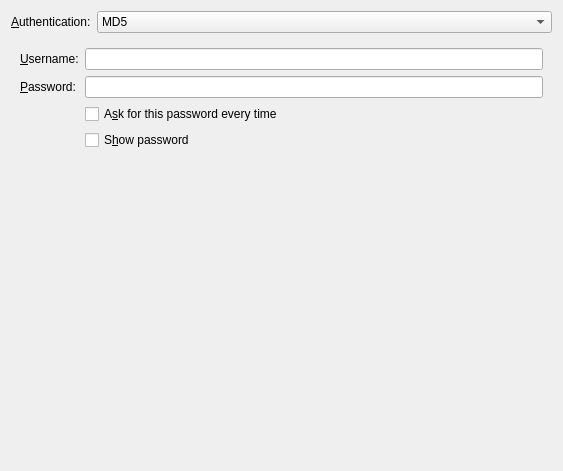
<?xml version="1.0" encoding="UTF-8"?>
<ui version="4.0">
 <author>Lukáš Tinkl &lt;ltinkl@redhat.com&gt;</author>
 <class>Security8021x</class>
 <widget class="QWidget" name="Security8021x">
  <property name="geometry">
   <rect>
    <x>0</x>
    <y>0</y>
    <width>563</width>
    <height>471</height>
   </rect>
  </property>
  <property name="windowTitle">
   <string>Form</string>
  </property>
  <layout class="QGridLayout" name="gridLayout">
   <item row="0" column="0">
    <widget class="QLabel" name="label">
     <property name="text">
      <string>&amp;Authentication:</string>
     </property>
     <property name="buddy">
      <cstring>auth</cstring>
     </property>
    </widget>
   </item>
   <item row="0" column="1">
    <widget class="QComboBox" name="auth">
     <property name="sizePolicy">
      <sizepolicy hsizetype="MinimumExpanding" vsizetype="Fixed">
       <horstretch>0</horstretch>
       <verstretch>0</verstretch>
      </sizepolicy>
     </property>
     <item>
      <property name="text">
       <string>MD5</string>
      </property>
     </item>
     <item>
      <property name="text">
       <string>TLS</string>
      </property>
     </item>
     <item>
      <property name="text">
       <string>LEAP</string>
      </property>
     </item>
     <item>
      <property name="text">
       <string>FAST</string>
      </property>
     </item>
     <item>
      <property name="text">
       <string>Tunneled TLS (TTLS)</string>
      </property>
     </item>
     <item>
      <property name="text">
       <string>Protected EAP (PEAP)</string>
      </property>
     </item>
    </widget>
   </item>
   <item row="1" column="0" colspan="2">
    <widget class="QStackedWidget" name="stackedWidget">
     <property name="currentIndex">
      <number>0</number>
     </property>
     <widget class="QWidget" name="md5Page">
      <layout class="QFormLayout" name="formLayout">
       <item row="0" column="0">
        <widget class="QLabel" name="label_2">
         <property name="text">
          <string>&amp;Username:</string>
         </property>
         <property name="buddy">
          <cstring>md5UserName</cstring>
         </property>
        </widget>
       </item>
       <item row="0" column="1">
        <widget class="QLineEdit" name="md5UserName"/>
       </item>
       <item row="1" column="0">
        <widget class="QLabel" name="label_3">
         <property name="text">
          <string>&amp;Password:</string>
         </property>
         <property name="buddy">
          <cstring>md5Password</cstring>
         </property>
        </widget>
       </item>
       <item row="1" column="1">
        <widget class="KLineEdit" name="md5Password">
         <property name="passwordMode">
          <bool>true</bool>
         </property>
        </widget>
       </item>
       <item row="2" column="1">
        <widget class="QCheckBox" name="cbAskMd5Password">
         <property name="text">
          <string>A&amp;sk for this password every time</string>
         </property>
        </widget>
       </item>
       <item row="3" column="1">
        <widget class="QCheckBox" name="cbShowMd5Password">
         <property name="text">
          <string>S&amp;how password</string>
         </property>
        </widget>
       </item>
      </layout>
     </widget>
     <widget class="QWidget" name="tlsPage">
      <layout class="QFormLayout" name="formLayout_2">
       <property name="fieldGrowthPolicy">
        <enum>QFormLayout::ExpandingFieldsGrow</enum>
       </property>
       <item row="0" column="0">
        <widget class="QLabel" name="label_4">
         <property name="text">
          <string>&amp;Identity:</string>
         </property>
         <property name="buddy">
          <cstring>tlsIdentity</cstring>
         </property>
        </widget>
       </item>
       <item row="0" column="1">
        <widget class="QLineEdit" name="tlsIdentity"/>
       </item>
       <item row="1" column="0">
        <widget class="QLabel" name="label_5">
         <property name="text">
          <string>&amp;User certificate:</string>
         </property>
         <property name="buddy">
          <cstring>tlsUserCert</cstring>
         </property>
        </widget>
       </item>
       <item row="2" column="0">
        <widget class="QLabel" name="label_6">
         <property name="text">
          <string>&amp;CA certificate:</string>
         </property>
         <property name="buddy">
          <cstring>tlsCACert</cstring>
         </property>
        </widget>
       </item>
       <item row="2" column="1">
        <widget class="KUrlRequester" name="tlsCACert">
         <property name="filter">
          <string notr="true">*.der *.pem *.crt *.cer</string>
         </property>
        </widget>
       </item>
       <item row="3" column="0">
        <widget class="QLabel" name="label_7">
         <property name="text">
          <string>&amp;Private key:</string>
         </property>
         <property name="buddy">
          <cstring>tlsPrivateKey</cstring>
         </property>
        </widget>
       </item>
       <item row="3" column="1">
        <widget class="KUrlRequester" name="tlsPrivateKey">
         <property name="filter">
          <string notr="true">*.der *.pem *.p12</string>
         </property>
        </widget>
       </item>
       <item row="4" column="0">
        <widget class="QLabel" name="label_8">
         <property name="text">
          <string>Private &amp;key password:</string>
         </property>
         <property name="buddy">
          <cstring>tlsPrivateKeyPassword</cstring>
         </property>
        </widget>
       </item>
       <item row="4" column="1">
        <widget class="KLineEdit" name="tlsPrivateKeyPassword">
         <property name="passwordMode">
          <bool>true</bool>
         </property>
        </widget>
       </item>
       <item row="5" column="1">
        <widget class="QCheckBox" name="cbShowTlsPassword">
         <property name="text">
          <string>&amp;Show password</string>
         </property>
        </widget>
       </item>
       <item row="1" column="1">
        <widget class="KUrlRequester" name="tlsUserCert">
         <property name="filter">
          <string notr="true">*.der *.pem *.crt *.cer</string>
         </property>
        </widget>
       </item>
      </layout>
     </widget>
     <widget class="QWidget" name="leapPage">
      <layout class="QFormLayout" name="formLayout_3">
       <item row="0" column="0">
        <widget class="QLabel" name="label_9">
         <property name="text">
          <string>&amp;Username:</string>
         </property>
         <property name="buddy">
          <cstring>leapUsername</cstring>
         </property>
        </widget>
       </item>
       <item row="0" column="1">
        <widget class="QLineEdit" name="leapUsername"/>
       </item>
       <item row="1" column="0">
        <widget class="QLabel" name="label_10">
         <property name="text">
          <string>&amp;Password:</string>
         </property>
         <property name="buddy">
          <cstring>leapPassword</cstring>
         </property>
        </widget>
       </item>
       <item row="1" column="1">
        <widget class="KLineEdit" name="leapPassword"/>
       </item>
       <item row="2" column="1">
        <widget class="QCheckBox" name="cbShowLeapPassword">
         <property name="text">
          <string>&amp;Show password</string>
         </property>
        </widget>
       </item>
      </layout>
     </widget>
     <widget class="QWidget" name="fastPage">
      <layout class="QFormLayout" name="formLayout_4">
       <item row="0" column="0">
        <widget class="QLabel" name="label_11">
         <property name="text">
          <string>A&amp;nonymous identity:</string>
         </property>
         <property name="buddy">
          <cstring>fastAnonIdentity</cstring>
         </property>
        </widget>
       </item>
       <item row="0" column="1">
        <widget class="QLineEdit" name="fastAnonIdentity"/>
       </item>
       <item row="1" column="0">
        <widget class="QCheckBox" name="fastAllowPacProvisioning">
         <property name="text">
          <string>Allow automatic &amp;PAC provisioning</string>
         </property>
        </widget>
       </item>
       <item row="1" column="1">
        <widget class="QComboBox" name="pacMethod">
         <property name="enabled">
          <bool>false</bool>
         </property>
         <property name="sizePolicy">
          <sizepolicy hsizetype="MinimumExpanding" vsizetype="Fixed">
           <horstretch>0</horstretch>
           <verstretch>0</verstretch>
          </sizepolicy>
         </property>
         <item>
          <property name="text">
           <string>Anonymous</string>
          </property>
         </item>
         <item>
          <property name="text">
           <string>Authenticated</string>
          </property>
         </item>
         <item>
          <property name="text">
           <string>Both</string>
          </property>
         </item>
        </widget>
       </item>
       <item row="2" column="0">
        <widget class="QLabel" name="label_12">
         <property name="text">
          <string>PAC &amp;file:</string>
         </property>
         <property name="buddy">
          <cstring>pacFile</cstring>
         </property>
        </widget>
       </item>
       <item row="2" column="1">
        <widget class="KUrlRequester" name="pacFile">
         <property name="filter">
          <string notr="true">*.pac</string>
         </property>
        </widget>
       </item>
       <item row="3" column="0">
        <widget class="QLabel" name="label_13">
         <property name="text">
          <string>&amp;Inner authentication:</string>
         </property>
         <property name="buddy">
          <cstring>fastInnerAuth</cstring>
         </property>
        </widget>
       </item>
       <item row="3" column="1">
        <widget class="QComboBox" name="fastInnerAuth">
         <property name="sizePolicy">
          <sizepolicy hsizetype="MinimumExpanding" vsizetype="Fixed">
           <horstretch>0</horstretch>
           <verstretch>0</verstretch>
          </sizepolicy>
         </property>
         <item>
          <property name="text">
           <string>GTC</string>
          </property>
         </item>
         <item>
          <property name="text">
           <string>MSCHAPv2</string>
          </property>
         </item>
        </widget>
       </item>
       <item row="4" column="0">
        <widget class="QLabel" name="label_14">
         <property name="text">
          <string>&amp;Username:</string>
         </property>
         <property name="buddy">
          <cstring>fastUsername</cstring>
         </property>
        </widget>
       </item>
       <item row="4" column="1">
        <widget class="QLineEdit" name="fastUsername"/>
       </item>
       <item row="5" column="0">
        <widget class="QLabel" name="label_15">
         <property name="text">
          <string>Pass&amp;word:</string>
         </property>
         <property name="buddy">
          <cstring>fastPassword</cstring>
         </property>
        </widget>
       </item>
       <item row="5" column="1">
        <widget class="KLineEdit" name="fastPassword">
         <property name="passwordMode">
          <bool>true</bool>
         </property>
        </widget>
       </item>
       <item row="6" column="1">
        <widget class="QCheckBox" name="cbAskFastPassword">
         <property name="text">
          <string>Ask for this password &amp;everytime</string>
         </property>
        </widget>
       </item>
       <item row="7" column="1">
        <widget class="QCheckBox" name="cbShowFastPassword">
         <property name="text">
          <string>S&amp;how password</string>
         </property>
        </widget>
       </item>
      </layout>
     </widget>
     <widget class="QWidget" name="ttlsPage">
      <layout class="QFormLayout" name="formLayout_5">
       <item row="0" column="0">
        <widget class="QLabel" name="label_19">
         <property name="text">
          <string>A&amp;nonymous identity:</string>
         </property>
         <property name="buddy">
          <cstring>fastAnonIdentity</cstring>
         </property>
        </widget>
       </item>
       <item row="0" column="1">
        <widget class="QLineEdit" name="ttlsAnonIdentity"/>
       </item>
       <item row="1" column="0">
        <widget class="QLabel" name="label_20">
         <property name="text">
          <string>&amp;CA certificate:</string>
         </property>
         <property name="buddy">
          <cstring>tlsCACert</cstring>
         </property>
        </widget>
       </item>
       <item row="1" column="1">
        <widget class="KUrlRequester" name="ttlsCACert">
         <property name="filter">
          <string notr="true">*.der *.pem *.crt *.cer</string>
         </property>
        </widget>
       </item>
       <item row="2" column="0">
        <widget class="QLabel" name="label_16">
         <property name="text">
          <string>&amp;Inner authentication:</string>
         </property>
         <property name="buddy">
          <cstring>fastInnerAuth</cstring>
         </property>
        </widget>
       </item>
       <item row="2" column="1">
        <widget class="QComboBox" name="ttlsInnerAuth">
         <property name="sizePolicy">
          <sizepolicy hsizetype="MinimumExpanding" vsizetype="Fixed">
           <horstretch>0</horstretch>
           <verstretch>0</verstretch>
          </sizepolicy>
         </property>
         <item>
          <property name="text">
           <string>PAP</string>
          </property>
         </item>
         <item>
          <property name="text">
           <string>MSCHAP</string>
          </property>
         </item>
         <item>
          <property name="text">
           <string>MSCHAPv2</string>
          </property>
         </item>
         <item>
          <property name="text">
           <string>CHAP</string>
          </property>
         </item>
        </widget>
       </item>
       <item row="3" column="0">
        <widget class="QLabel" name="label_17">
         <property name="text">
          <string>&amp;Username:</string>
         </property>
         <property name="buddy">
          <cstring>fastUsername</cstring>
         </property>
        </widget>
       </item>
       <item row="3" column="1">
        <widget class="QLineEdit" name="ttlsUsername"/>
       </item>
       <item row="4" column="0">
        <widget class="QLabel" name="label_18">
         <property name="text">
          <string>Pass&amp;word:</string>
         </property>
         <property name="buddy">
          <cstring>fastPassword</cstring>
         </property>
        </widget>
       </item>
       <item row="4" column="1">
        <widget class="KLineEdit" name="ttlsPassword">
         <property name="passwordMode">
          <bool>true</bool>
         </property>
        </widget>
       </item>
       <item row="5" column="1">
        <widget class="QCheckBox" name="cbAskTtlsPassword">
         <property name="text">
          <string>Ask for this password &amp;everytime</string>
         </property>
        </widget>
       </item>
       <item row="6" column="1">
        <widget class="QCheckBox" name="cbShowTtlsPassword">
         <property name="text">
          <string>S&amp;how password</string>
         </property>
        </widget>
       </item>
      </layout>
     </widget>
     <widget class="QWidget" name="peapPage">
      <layout class="QFormLayout" name="formLayout_6">
       <item row="0" column="0">
        <widget class="QLabel" name="label_24">
         <property name="text">
          <string>A&amp;nonymous identity:</string>
         </property>
         <property name="buddy">
          <cstring>fastAnonIdentity</cstring>
         </property>
        </widget>
       </item>
       <item row="0" column="1">
        <widget class="QLineEdit" name="peapAnonIdentity"/>
       </item>
       <item row="1" column="0">
        <widget class="QLabel" name="label_23">
         <property name="text">
          <string>&amp;CA certificate:</string>
         </property>
         <property name="buddy">
          <cstring>tlsCACert</cstring>
         </property>
        </widget>
       </item>
       <item row="1" column="1">
        <widget class="KUrlRequester" name="peapCACert">
         <property name="filter">
          <string notr="true">*.der *.pem *.crt *.cer</string>
         </property>
        </widget>
       </item>
       <item row="3" column="0">
        <widget class="QLabel" name="label_22">
         <property name="text">
          <string>&amp;Inner authentication:</string>
         </property>
         <property name="buddy">
          <cstring>fastInnerAuth</cstring>
         </property>
        </widget>
       </item>
       <item row="3" column="1">
        <widget class="QComboBox" name="peapInnerAuth">
         <property name="sizePolicy">
          <sizepolicy hsizetype="MinimumExpanding" vsizetype="Fixed">
           <horstretch>0</horstretch>
           <verstretch>0</verstretch>
          </sizepolicy>
         </property>
         <item>
          <property name="text">
           <string>MSCHAPv2</string>
          </property>
         </item>
         <item>
          <property name="text">
           <string>MD5</string>
          </property>
         </item>
         <item>
          <property name="text">
           <string>GTC</string>
          </property>
         </item>
        </widget>
       </item>
       <item row="4" column="0">
        <widget class="QLabel" name="label_25">
         <property name="text">
          <string>&amp;Username:</string>
         </property>
         <property name="buddy">
          <cstring>fastUsername</cstring>
         </property>
        </widget>
       </item>
       <item row="4" column="1">
        <widget class="QLineEdit" name="peapUsername"/>
       </item>
       <item row="5" column="0">
        <widget class="QLabel" name="label_21">
         <property name="text">
          <string>Pass&amp;word:</string>
         </property>
         <property name="buddy">
          <cstring>fastPassword</cstring>
         </property>
        </widget>
       </item>
       <item row="5" column="1">
        <widget class="KLineEdit" name="peapPassword">
         <property name="passwordMode">
          <bool>true</bool>
         </property>
        </widget>
       </item>
       <item row="6" column="1">
        <widget class="QCheckBox" name="cbAskPeapPassword">
         <property name="text">
          <string>Ask for this password &amp;everytime</string>
         </property>
        </widget>
       </item>
       <item row="7" column="1">
        <widget class="QCheckBox" name="cbShowPeapPassword">
         <property name="text">
          <string>S&amp;how password</string>
         </property>
        </widget>
       </item>
       <item row="2" column="0">
        <widget class="QLabel" name="label_26">
         <property name="text">
          <string>PEAP &amp;version:</string>
         </property>
         <property name="buddy">
          <cstring>peapVersion</cstring>
         </property>
        </widget>
       </item>
       <item row="2" column="1">
        <widget class="QComboBox" name="peapVersion">
         <property name="sizePolicy">
          <sizepolicy hsizetype="MinimumExpanding" vsizetype="Fixed">
           <horstretch>0</horstretch>
           <verstretch>0</verstretch>
          </sizepolicy>
         </property>
         <item>
          <property name="text">
           <string>Automatic</string>
          </property>
         </item>
         <item>
          <property name="text">
           <string>Version 0</string>
          </property>
         </item>
         <item>
          <property name="text">
           <string>Version 1</string>
          </property>
         </item>
        </widget>
       </item>
      </layout>
     </widget>
    </widget>
   </item>
  </layout>
 </widget>
 <customwidgets>
  <customwidget>
   <class>KLineEdit</class>
   <extends>QLineEdit</extends>
   <header>klineedit.h</header>
  </customwidget>
  <customwidget>
   <class>KUrlRequester</class>
   <extends>QFrame</extends>
   <header>kurlrequester.h</header>
  </customwidget>
 </customwidgets>
 <resources/>
 <connections>
  <connection>
   <sender>auth</sender>
   <signal>currentIndexChanged(int)</signal>
   <receiver>stackedWidget</receiver>
   <slot>setCurrentIndex(int)</slot>
   <hints>
    <hint type="sourcelabel">
     <x>156</x>
     <y>16</y>
    </hint>
    <hint type="destinationlabel">
     <x>149</x>
     <y>72</y>
    </hint>
   </hints>
  </connection>
  <connection>
   <sender>stackedWidget</sender>
   <signal>currentChanged(int)</signal>
   <receiver>auth</receiver>
   <slot>setCurrentIndex(int)</slot>
   <hints>
    <hint type="sourcelabel">
     <x>376</x>
     <y>114</y>
    </hint>
    <hint type="destinationlabel">
     <x>355</x>
     <y>14</y>
    </hint>
   </hints>
  </connection>
  <connection>
   <sender>cbAskMd5Password</sender>
   <signal>toggled(bool)</signal>
   <receiver>md5Password</receiver>
   <slot>setDisabled(bool)</slot>
   <hints>
    <hint type="sourcelabel">
     <x>123</x>
     <y>98</y>
    </hint>
    <hint type="destinationlabel">
     <x>117</x>
     <y>80</y>
    </hint>
   </hints>
  </connection>
  <connection>
   <sender>fastAllowPacProvisioning</sender>
   <signal>toggled(bool)</signal>
   <receiver>pacMethod</receiver>
   <slot>setEnabled(bool)</slot>
   <hints>
    <hint type="sourcelabel">
     <x>95</x>
     <y>73</y>
    </hint>
    <hint type="destinationlabel">
     <x>285</x>
     <y>77</y>
    </hint>
   </hints>
  </connection>
  <connection>
   <sender>cbAskFastPassword</sender>
   <signal>toggled(bool)</signal>
   <receiver>fastPassword</receiver>
   <slot>setDisabled(bool)</slot>
   <hints>
    <hint type="sourcelabel">
     <x>311</x>
     <y>211</y>
    </hint>
    <hint type="destinationlabel">
     <x>311</x>
     <y>189</y>
    </hint>
   </hints>
  </connection>
  <connection>
   <sender>cbAskTtlsPassword</sender>
   <signal>toggled(bool)</signal>
   <receiver>ttlsPassword</receiver>
   <slot>setDisabled(bool)</slot>
   <hints>
    <hint type="sourcelabel">
     <x>253</x>
     <y>180</y>
    </hint>
    <hint type="destinationlabel">
     <x>245</x>
     <y>156</y>
    </hint>
   </hints>
  </connection>
  <connection>
   <sender>cbAskPeapPassword</sender>
   <signal>toggled(bool)</signal>
   <receiver>peapPassword</receiver>
   <slot>setDisabled(bool)</slot>
   <hints>
    <hint type="sourcelabel">
     <x>216</x>
     <y>214</y>
    </hint>
    <hint type="destinationlabel">
     <x>215</x>
     <y>191</y>
    </hint>
   </hints>
  </connection>
 </connections>
</ui>
